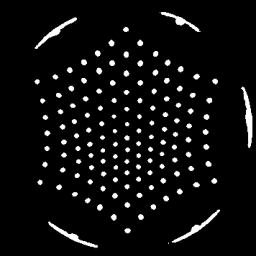
#> input picture data/127/model_surface2d/frames_bw/frame_1013_0.png, 256 x 256 px
$ python -i blob_extraction.py   (imports and definitions only)
#> lines starting #> are read from the running program, lines starting #| are printed output that depends on the picture; after the words box and inside, x2 and y2 are one past the last pixel; in counts of white or black regions, pixels touching at a corner belong together
#> further down, picture is the input picture: shape (256, 256, 3); min 0, max 255, mean 14.5
import cv2
import numpy as np


def img_preprocess_mask(raw_img, erosion = False, resize_x = 256, resize_y = 256, kernel_size = 2, binary_threshold = 150, circle_x_bias=-1,
         circle_y_bias=1, circle_radius_bias=-15):

#> called with erosion = False, resize_x = 256, resize_y = 256, kernel_size = 2, binary_threshold = 150, circle_x_bias = -1, circle_y_bias = 1, circle_radius_bias = -15
        if erosion == True:
          kernel = np.ones((kernel_size, kernel_size),np.uint8)
          erosion = cv2.erode(raw_img, kernel, iterations = 1)

        else:
          erosion = raw_img

        erosion= cv2.resize(erosion, (resize_x, resize_y))

        rows, cols, channel = erosion.shape
#> rows = 256; cols = 256; channel = 3
        grayscale = cv2.cvtColor(erosion, cv2.COLOR_RGB2GRAY)
        ret, gray = cv2.threshold(grayscale, binary_threshold, 255, cv2.THRESH_BINARY)
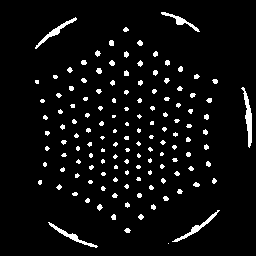
#> gray: shape (256, 256); 5.2% white; 133 white regions (77 under 20 px), largest, box (x1, y1, x2, y2) and area: (241, 87, 252, 148) 262, (172, 210, 220, 242) 198, (35, 17, 77, 49) 196
#> ret = 150

        # Build a single channel image，cols and rows represent (x,y) of circle center
        whole_black = np.zeros((rows, cols), np.uint8)
        whole_black[:, :] = 0 ##set as pure black(0)
        black_circle = cv2.circle(whole_black, ((cols//2)+circle_x_bias, (rows//2)+circle_y_bias), (cols//2)+circle_radius_bias, (255), -1) ##set insert circle
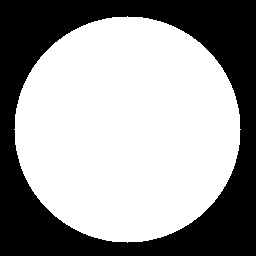
#> whole_black: shape (256, 256); 61.2% white; 1 black region, box (x1, y1, x2, y2) and area: (0, 0, 256, 256) 25447
        processed = cv2.bitwise_and(black_circle, gray)
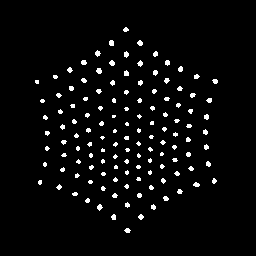
#> processed: shape (256, 256); 3.7% white; 127 white regions (76 under 20 px), largest, box (x1, y1, x2, y2) and area: (96, 68, 102, 74) 28, (109, 40, 114, 46) 27, (137, 40, 143, 46) 26

        whole_white = np.zeros((rows, cols), np.uint8)
        whole_white[:, :] = 255 ##set as pure black(0)
        white_circle = cv2.circle(whole_white, ((cols//2)+circle_x_bias, (rows//2)+circle_y_bias), (cols//2)+circle_radius_bias, (0), -1)
        white_mask = cv2.bitwise_or(white_circle, processed)
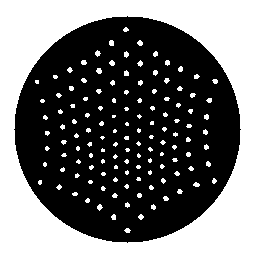
#> white_mask: shape (256, 256); 42.5% white; 128 white regions (76 under 20 px), largest, box (x1, y1, x2, y2) and area: (0, 0, 256, 256) 25447, (96, 68, 102, 74) 28, (109, 40, 114, 46) 27

        return processed, white_mask, erosion


# [80 lines left out: functions img_preprocess, blob_detect, get_nodes_pos, not called in this run]

>>> import cv2
>>> picture = cv2.cvtColor(cv2.imread('../data/127/model_surface2d/frames_bw/frame_1013_0.png'), cv2.COLOR_BGR2RGB)
>>> result = img_preprocess_mask(picture)

$ run again, on data/127/model_surface2d/frames_bw/frame_1071_0.png
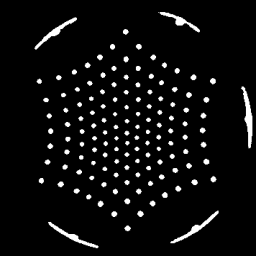
#> input picture data/127/model_surface2d/frames_bw/frame_1071_0.png, 256 x 256 px
#> picture is the input picture: shape (256, 256, 3); min 0, max 255, mean 13.6
#> in img_preprocess_mask, `ret, gray = cv2.threshold(grayscale, binary_threshold, 255, cv2.THRESH..`:
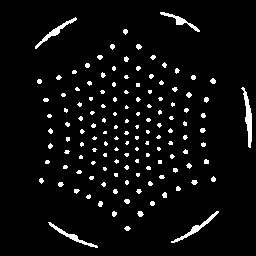
#> gray: shape (256, 256); 4.9% white; 132 white regions (88 under 20 px), largest, box (x1, y1, x2, y2) and area: (241, 87, 252, 148) 269, (171, 211, 219, 243) 207, (35, 17, 77, 49) 199
#> ret = 150
#> whole_black: shape (256, 256); 61.2% white; 1 black region, box (x1, y1, x2, y2) and area: (0, 0, 256, 256) 25447
#> processed: shape (256, 256); 3.4% white; 127 white regions (88 under 20 px), largest, box (x1, y1, x2, y2) and area: (137, 211, 144, 217) 29, (210, 78, 216, 84) 26, (136, 44, 142, 50) 25
#> in img_preprocess_mask, `white_mask = cv2.bitwise_or(white_circle, processed)`:
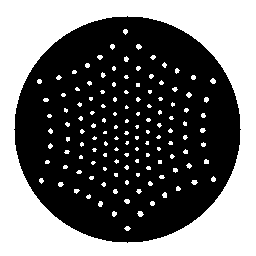
#> white_mask: shape (256, 256); 42.2% white; 128 white regions (88 under 20 px), largest, box (x1, y1, x2, y2) and area: (0, 0, 256, 256) 25447, (137, 211, 144, 217) 29, (210, 78, 216, 84) 26
